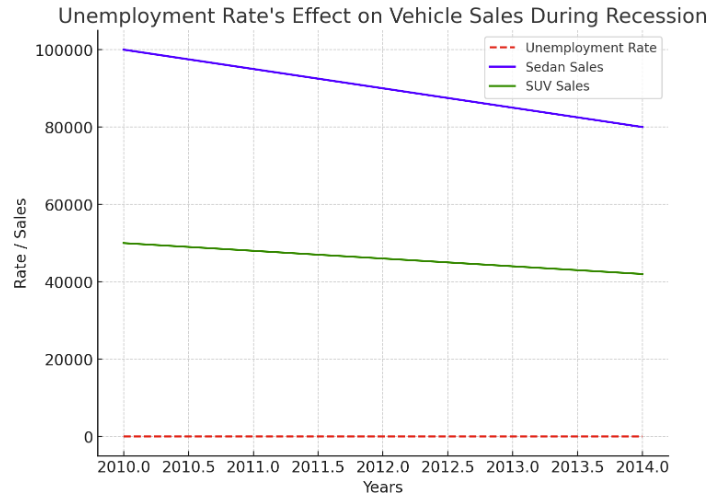

This chart was generated by the following Python code:
# Sample data for unemployment rate and vehicle sales by type during recession
years = [2010, 2011, 2012, 2013, 2014]
unemployment_rate = [9.6, 9.0, 8.1, 7.4, 6.2]
sales_sedan = [100000, 95000, 90000, 85000, 80000]
sales_suv = [50000, 48000, 46000, 44000, 42000]

# Plotting
plt.figure(figsize=(8,6))

plt.plot(years, unemployment_rate, label='Unemployment Rate', color='red', linestyle='--')
plt.plot(years, sales_sedan, label='Sedan Sales', color='blue')
plt.plot(years, sales_suv, label='SUV Sales', color='green')

# Add title and labels
plt.title("Unemployment Rate's Effect on Vehicle Sales During Recession")
plt.xlabel('Years')
plt.ylabel('Rate / Sales')

# Add legend
plt.legend()

# Show the plot
plt.show()
